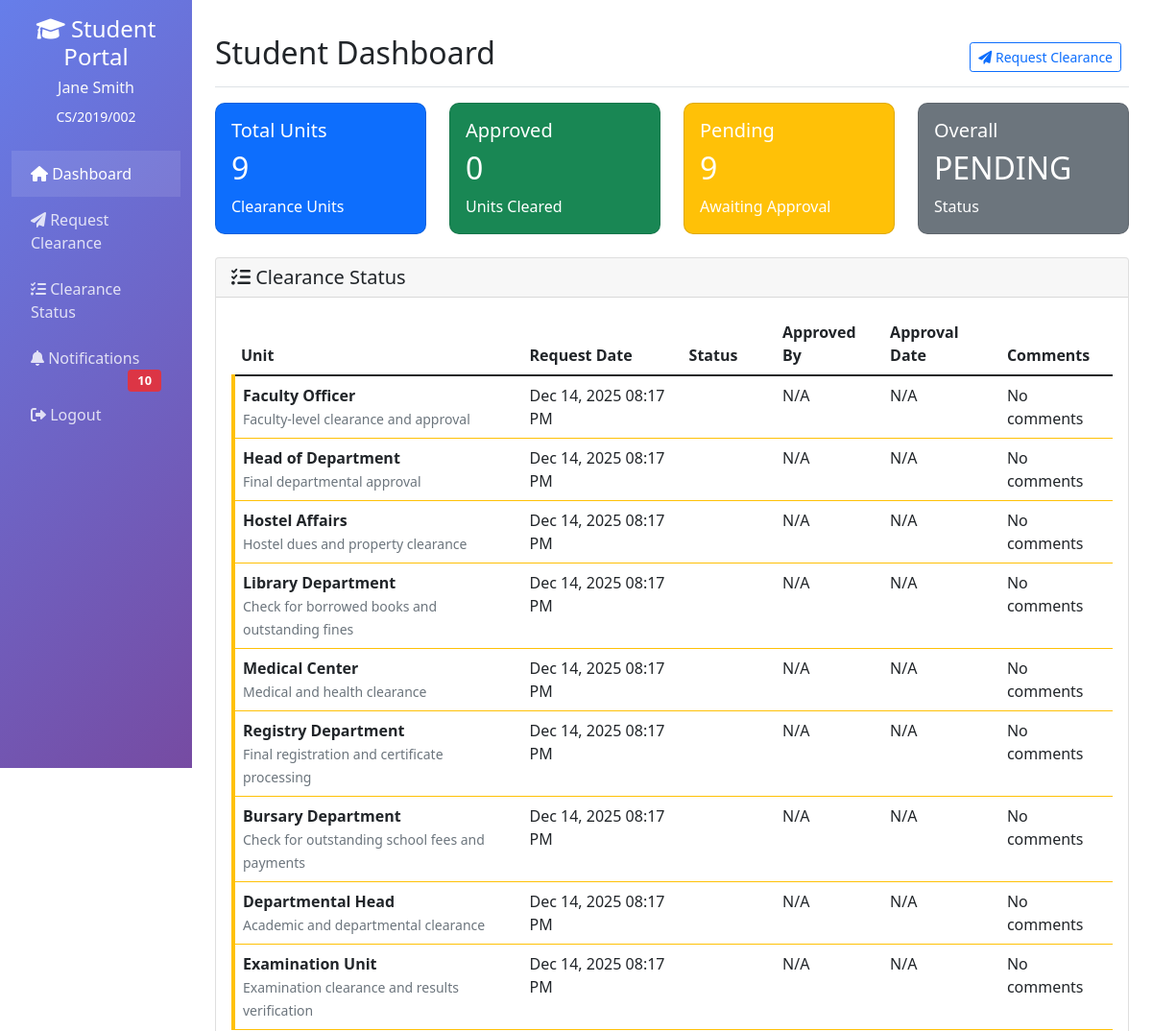
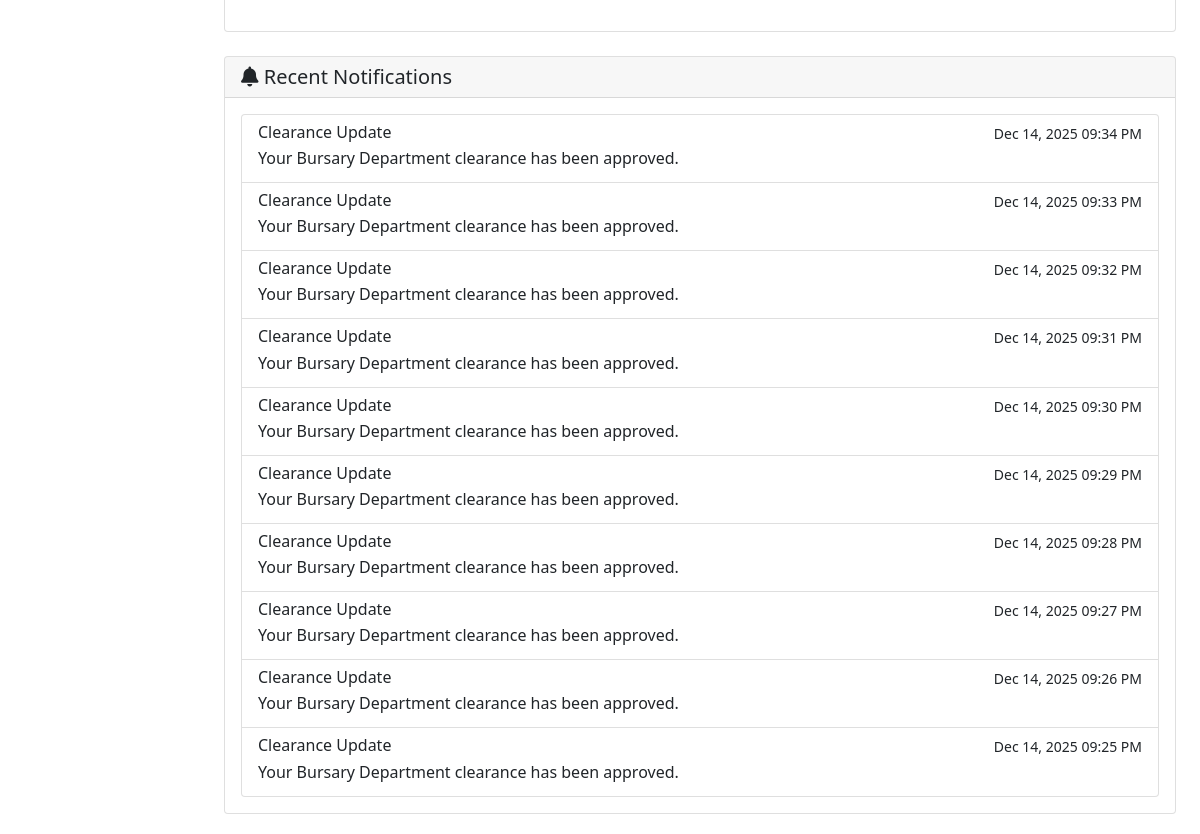
/clearance_system/dashboard.php (signed in), run on the app's committed database (2 pictures, top to bottom).
### tables this page shows
CREATE TABLE `clearance_requests` (
  `id` int(11) NOT NULL,
  `request_code` varchar(20) NOT NULL,
  `matric_no` varchar(30) NOT NULL,
  `student_name` varchar(100) NOT NULL,
  `student_department` varchar(100) DEFAULT NULL,
  `student_faculty` varchar(100) DEFAULT NULL,
  `unit_id` int(11) NOT NULL,
  `unit_code` varchar(20) DEFAULT NULL,
  `unit_name` varchar(100) NOT NULL,
  `status` enum('pending','approved','rejected','on_hold','referred_to_registry') DEFAULT 'pending',
  `comments` text DEFAULT NULL,
  `approved_by` int(11) DEFAULT NULL,
  `approver_name` varchar(100) DEFAULT NULL,
  `approved_at` timestamp NULL DEFAULT NULL,
  `requested_at` timestamp NOT NULL DEFAULT current_timestamp(),
  `updated_at` timestamp NOT NULL DEFAULT current_timestamp() ON UPDATE current_timestamp(),
  `registry_reviewed` tinyint(1) DEFAULT 0,
  `registry_comments` text DEFAULT NULL
);

CREATE TABLE `clearance_units` (
  `id` int(11) NOT NULL,
  `unit_code` varchar(20) NOT NULL,
  `unit_name` varchar(100) NOT NULL,
  `description` text DEFAULT NULL,
  `approval_role` varchar(50) NOT NULL,
  `is_active` tinyint(1) DEFAULT 1,
  `requires_registry_approval` tinyint(1) DEFAULT 0
);

CREATE TABLE `notifications` (
  `id` int(11) NOT NULL,
  `user_id` int(11) NOT NULL,
  `title` varchar(200) NOT NULL,
  `message` text NOT NULL,
  `type` enum('info','success','warning','error','registry') DEFAULT 'info',
  `is_read` tinyint(1) DEFAULT 0,
  `created_at` timestamp NOT NULL DEFAULT current_timestamp()
);

### clearance_system/dashboard.php (the view, shortened to what this page needs)
<?php
require_once 'functions.php';
$user_id = $_SESSION['user_id'];
$matric_no = $_SESSION['matric_no'];
$clearance_status = get_user_clearance_status($matric_no);
$all_approved = true;
$pending_count = 0;
foreach ($clearance_status as $status) {
    if ($status['status'] !== 'approved') {
        $all_approved = false;
    }
    if ($status['status'] === 'pending') {
        $pending_count++;
    }
}
$notifications = get_user_notifications($user_id, true);
?>
<!DOCTYPE html>
<html lang="en">
<head>
    <link href="https://cdn.jsdelivr.net/npm/bootstrap@5.1.3/dist/css/bootstrap.min.css" rel="stylesheet">
    <link rel="stylesheet" href="https://cdnjs.cloudflare.com/ajax/libs/font-awesome/6.0.0/css/all.min.css">
</head>
<body>
    <div class="container-fluid">
        <div class="row">
            <div class="col-md-3 col-lg-2 d-md-block sidebar collapse">
                <div class="position-sticky pt-3">
                    <div class="text-center mb-4">
                        <h4><i class="fas fa-graduation-cap"></i> Student Portal</h4>
                        <h6 class="text-light"><?php echo $_SESSION['full_name']; ?></h6>
                        <small><?php echo $matric_no; ?></small>
                    </div>
                    <ul class="nav flex-column">
                        <li class="nav-item">
                            <a class="nav-link active" href="dashboard.php">
                                <i class="fas fa-home"></i> Dashboard
                            </a>
                        </li>
                        <li class="nav-item">
                            <a class="nav-link" href="#" data-bs-toggle="modal" data-bs-target="#requestModal">
                                <i class="fas fa-paper-plane"></i> Request Clearance
                            </a>
                        </li>
                        <li class="nav-item">
                            <a class="nav-link" href="#status">
                                <i class="fas fa-tasks"></i> Clearance Status
                            </a>
                        </li>
                        <li class="nav-item">
                            <a class="nav-link" href="#">
                                <i class="fas fa-bell"></i> Notifications
                                <?php if (count($notifications) > 0): ?>
                                    <span class="badge bg-danger float-end"><?php echo count($notifications); ?></span>
                                <?php endif; ?>
                            </a>
                        </li>
                        <li class="nav-item">
                            <a class="nav-link" href="logout.php">
                                <i class="fas fa-sign-out-alt"></i> Logout
                            </a>
                        </li>
                    </ul>
                </div>
            </div>
            <div class="col-md-9 ms-sm-auto col-lg-10 px-md-4 main-content">
                <div class="d-flex justify-content-between flex-wrap flex-md-nowrap align-items-center pt-3 pb-2 mb-3 border-bottom">
                    <h1 class="h2">Student Dashboard</h1>
                    <div class="btn-toolbar mb-2 mb-md-0">
                        <div class="btn-group me-2">
                            <button type="button" class="btn btn-sm btn-outline-primary" data-bs-toggle="modal" data-bs-target="#requestModal">
                                <i class="fas fa-paper-plane"></i> Request Clearance
                            </button>
                        </div>
                    </div>
                </div>
                <div class="row mb-4">
                    <div class="col-md-3">
                        <div class="card stat-card bg-primary text-white">
                            <div class="card-body">
                                <h5 class="card-title">Total Units</h5>
                                <h2><?php echo count($clearance_status); ?></h2>
                                <p class="card-text">Clearance Units</p>
                            </div>
                        </div>
                    </div>
                    <div class="col-md-3">
                        <div class="card stat-card bg-success text-white">
                            <div class="card-body">
                                <h5 class="card-title">Approved</h5>
                                <h2><?php echo count(array_filter($clearance_status, function($s) { return $s['status'] === 'approved'; })); ?></h2>
                                <p class="card-text">Units Cleared</p>
                            </div>
                        </div>
                    </div>
                    <div class="col-md-3">
                        <div class="card stat-card bg-warning text-white">
                            <div class="card-body">
                                <h5 class="card-title">Pending</h5>
                                <h2><?php echo $pending_count; ?></h2>
                                <p class="card-text">Awaiting Approval</p>
                            </div>
                        </div>
                    </div>
                    <div class="col-md-3">
                        <div class="card stat-card <?php echo $all_approved ? 'bg-info' : 'bg-secondary'; ?> text-white">
                            <div class="card-body">
                                <h5 class="card-title">Overall</h5>
                                <h2><?php echo $all_approved ? 'CLEARED' : 'PENDING'; ?></h2>
                                <p class="card-text">Status</p>
                            </div>
                        </div>
                    </div>
                </div>
                <div class="card mb-4" id="status">
                    <div class="card-header">
                        <h5 class="mb-0">
                            <i class="fas fa-tasks"></i> Clearance Status
                        </h5>
                    </div>
                    <div class="card-body">
                        <?php if (empty($clearance_status)): ?>
                            <div class="alert alert-info">
                                No clearance requests found. Click "Request Clearance" to start.
                            </div>
                        <?php else: ?>
                            <div class="table-responsive">
                                <table class="table table-hover">
                                    <thead>
                                        <tr>
                                            <th>Unit</th>
                                            <th>Request Date</th>
                                            <th>Status</th>
                                            <th>Approved By</th>
                                            <th>Approval Date</th>
                                            <th>Comments</th>
                                        </tr>
                                    </thead>
                                    <tbody>
                                        <?php foreach ($clearance_status as $item): ?>
                                            <tr class="clearance-item <?php echo $item['status']; ?>">
                                                <td>
                                                    <strong><?php echo $item['unit_name']; ?></strong><br>
                                                    <small class="text-muted"><?php echo $item['description']; ?></small>
                                                </td>
                                                <td><?php echo format_date($item['requested_at']); ?></td>
                                                <td><?php echo get_status_badge($item['status']); ?></td>
                                                <td><?php echo $item['approver_name'] ?: 'N/A'; ?></td>
                                                <td><?php echo format_date($item['approved_at']); ?></td>
                                                <td><?php echo $item['comments'] ?: 'No comments'; ?></td>
                                            </tr>
                                        <?php endforeach; ?>
                                    </tbody>
                                </table>
                            </div>
                        <?php endif; ?>
                    </div>
                </div>
                <div class="card">
                    <div class="card-header">
                        <h5 class="mb-0">
                            <i class="fas fa-bell"></i> Recent Notifications
                        </h5>
                    </div>
                    <div class="card-body">
                        <?php if (empty($notifications)): ?>
                            <div class="alert alert-info">
                                No new notifications.
                            </div>
                        <?php else: ?>
                            <div class="list-group">
                                <?php foreach ($notifications as $notification): ?>
                                    <a href="#" class="list-group-item list-group-item-action">
                                        <div class="d-flex w-100 justify-content-between">
                                            <h6 class="mb-1"><?php echo $notification['title']; ?></h6>
                                            <small><?php echo format_date($notification['created_at']); ?></small>
                                        </div>
                                        <p class="mb-1"><?php echo $notification['message']; ?></p>
                                    </a>
                                <?php endforeach; ?>
                            </div>
                        <?php endif; ?>
                    </div>
                </div>
            </div>
        </div>
    </div>
</body>
</html>

### clearance_system/dashboard.php (style rules this page uses)
.sidebar { background: linear-gradient(135deg, #667eea 0%, #764ba2 100%); color: white; height: 100vh; position: fixed; }
.sidebar .nav-link { color: rgba(255,255,255,0.8); padding: 12px 20px; }
.sidebar .nav-link:hover, .sidebar .nav-link.active { color: white; background: rgba(255,255,255,0.1); }
.main-content { margin-left: 250px; padding: 20px; }
.stat-card { border-radius: 10px; transition: transform 0.3s; }
.badge { font-size: 0.8em; padding: 5px 10px; }
.clearance-item { border-left: 4px solid; margin-bottom: 10px; }
.clearance-item.pending { border-color: #ffc107; }

### data on the page
clearance_requests: unit.unit_name "Faculty Officer", unit.description "Faculty-level clearance and approval", requested_at "Dec 14, 2025 08:17 PM", approver_name "N/A", approved_at "N/A", comments "No comments"
clearance_requests: unit.unit_name "Head of Department", unit.description "Final departmental approval", requested_at "Dec 14, 2025 08:17 PM", approver_name "N/A", approved_at "N/A", comments "No comments"
clearance_requests: unit.unit_name "Hostel Affairs", unit.description "Hostel dues and property clearance", requested_at "Dec 14, 2025 08:17 PM", approver_name "N/A", approved_at "N/A", comments "No comments"
clearance_requests: unit.unit_name "Library Department", unit.description "Check for borrowed books and outstanding fines", requested_at "Dec 14, 2025 08:17 PM", approver_name "N/A", approved_at "N/A", comments "No comments"
clearance_requests: unit.unit_name "Medical Center", unit.description "Medical and health clearance", requested_at "Dec 14, 2025 08:17 PM", approver_name "N/A", approved_at "N/A", comments "No comments"
clearance_requests: unit.unit_name "Registry Department", unit.description "Final registration and certificate processing", requested_at "Dec 14, 2025 08:17 PM", approver_name "N/A", approved_at "N/A", comments "No comments"
clearance_requests: unit.unit_name "Bursary Department", unit.description "Check for outstanding school fees and payments", requested_at "Dec 14, 2025 08:17 PM", approver_name "N/A", approved_at "N/A", comments "No comments"
clearance_requests: unit.unit_name "Departmental Head", unit.description "Academic and departmental clearance", requested_at "Dec 14, 2025 08:17 PM", approver_name "N/A", approved_at "N/A", comments "No comments"
clearance_requests: unit.unit_name "Examination Unit", unit.description "Examination clearance and results verification", requested_at "Dec 14, 2025 08:17 PM", approver_name "N/A", approved_at "N/A", comments "No comments"
notifications: title "Clearance Update", created_at "Dec 14, 2025 09:34 PM", message "Your Bursary Department clearance has been approved."
notifications: title "Clearance Update", created_at "Dec 14, 2025 09:33 PM", message "Your Bursary Department clearance has been approved."
notifications: title "Clearance Update", created_at "Dec 14, 2025 09:32 PM", message "Your Bursary Department clearance has been approved."
notifications: title "Clearance Update", created_at "Dec 14, 2025 09:31 PM", message "Your Bursary Department clearance has been approved."
notifications: title "Clearance Update", created_at "Dec 14, 2025 09:30 PM", message "Your Bursary Department clearance has been approved."
notifications: title "Clearance Update", created_at "Dec 14, 2025 09:29 PM", message "Your Bursary Department clearance has been approved."
notifications: title "Clearance Update", created_at "Dec 14, 2025 09:28 PM", message "Your Bursary Department clearance has been approved."
notifications: title "Clearance Update", created_at "Dec 14, 2025 09:27 PM", message "Your Bursary Department clearance has been approved."
notifications: title "Clearance Update", created_at "Dec 14, 2025 09:26 PM", message "Your Bursary Department clearance has been approved."
notifications: title "Clearance Update", created_at "Dec 14, 2025 09:25 PM", message "Your Bursary Department clearance has been approved."

### other printed values
$_SESSION['full_name'] "Jane Smith"
$matric_no "CS/2019/002"
count($notifications) "10"
count($clearance_status) "9"
$pending_count "9"
